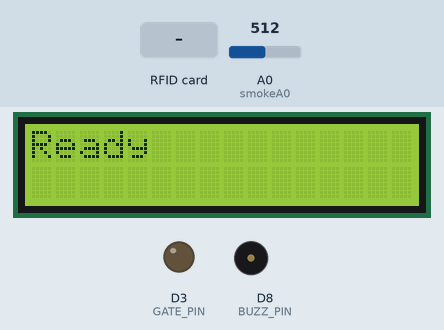
A sketch run on a simulated ESP8266 (NodeMCU). On the bench: 16×2 character LCD, output pins drawn as LEDs (lit = HIGH), buzzer (waves = sounding). The inputs (shaded band) are chosen by the test bench; at power-on: A0 (smokeA0) = 512. WiFi joins after 1.5 s; servers stay silent unless stated; the Firebase database answers and starts empty; pins used as bus, display or sensor lines are not drawn; what the sketch prints to the serial monitor is not drawn.

Above: at 2.8 s.
2.9 s: RFID card 98 20 76 93 86 held to the reader
At 3.12 s:
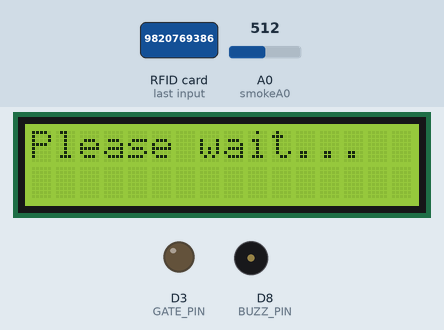
At 3.5 s:
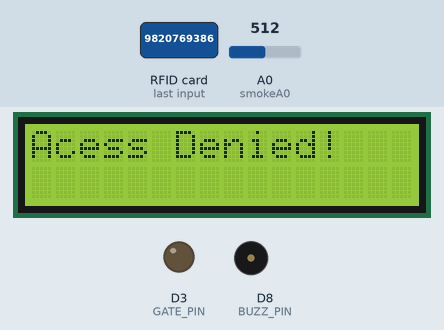
Timing chart, 0 to 10.4 s (numbered marks = the images above; inputs shaded):
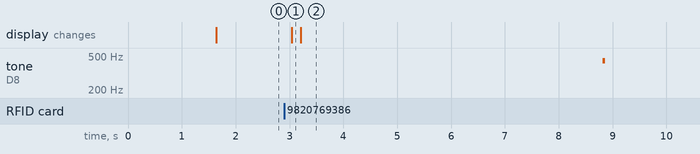

The sketch:

final_showdown.ino
```cpp
#include <LiquidCrystal_I2C.h>
#include <SPI.h>
#include <MFRC522.h>
#include <ESP8266WiFi.h>
#include <WiFiClientSecure.h>
#include <LiquidCrystal_I2C.h>
#include <FirebaseArduino.h>
// Set these to run example.
#define FIREBASE_HOST "esptest-b8db8-default-rtdb.europe-west1.firebasedatabase.app"
#define FIREBASE_AUTH "bvvGw3P5Aq3bzD88H9UBsL9XYpKHVDdfdmI61ThU"
//#define FIREBASE_HOST "esptest-f9688-default-rtdb.europe-west1.firebasedatabase.app"
//#define FIREBASE_AUTH "5kOvV5fQbko6jDD2MZEjL7Y5NsfrbNtddjjJofIK"

//LCD
LiquidCrystal_I2C lcd(0x3F, 16, 2);

//RFID
#define SS_PIN D4
#define RST_PIN D0    // Configurable, see typical pin layout above
MFRC522 mfrc522(SS_PIN, RST_PIN);  // Create MFRC522 instance

//smoke sensor MQ2
int smokeA0 = A0;
int sensorThres = 100;

//buzzer
#define BUZZ_PIN D8

//led
#define GATE_PIN D3

//***********Things to change*******************
const char* ssid = "PatelsWifi4G";
const char* password = "9820769386";
//const char* ssid = "Monisha Uberoi";
//const char* password = "passsword";

//***********Things to change*******************
uint64_t openGateMillis = 0;
WiFiClientSecure client;

void setup() {
  pinMode(GATE_PIN, OUTPUT);
  pinMode(BUZZ_PIN, OUTPUT);
  pinMode(smokeA0, INPUT);
  digitalWrite(GATE_PIN, LOW);
  digitalWrite(BUZZ_PIN, LOW);
  Serial.begin(115200);
  Firebase.begin(FIREBASE_HOST, FIREBASE_AUTH);
  lcd.begin(); // Init with pin default ESP8266 or ARDUINO
  lcd.backlight();
  LcdClearAndPrint("Loading");
  WiFi.mode(WIFI_STA);
  WiFi.begin(ssid, password);
  Serial.println("Started");
  Serial.print("Connecting");
  while (WiFi.status() != WL_CONNECTED) {
    delay(500);
    Serial.print(".");
  }
  Serial.print("Connected: ");
  Serial.println(WiFi.localIP());
  // Initialize serial communications with the PC
  while (!Serial);    // Do nothing if no serial port is opened (added for Arduinos based on ATMEGA32U4)
  SPI.begin();      // Init SPI bus
  mfrc522.PCD_Init();   // Init MFRC522
  delay(4);       // Optional delay. Some board do need more time after init to be ready, see Readme
  mfrc522.PCD_DumpVersionToSerial();  // Show details of PCD - MFRC522 Card Reader details
  Serial.println(F("Ready to scan RFID card"));
  LcdClearAndPrint("Ready");
}

int n = 0;
byte readCard[4];
bool flag = 0;
void LcdClearAndPrint(String text) {
  lcd.clear();
  lcd.setCursor(0, 0);
  lcd.print(text);
}

void RFIDProcessing(){
  //card detection
  Serial.println(F("Scanned PICC's UID:"));
  String uid = "";
  for (uint8_t i = 0; i < 4; i++) {  //
    readCard[i] = mfrc522.uid.uidByte[i];
    Serial.print(readCard[i], HEX);
    uid += String(readCard[i], HEX);
  }
  Serial.println("");  Beep();
  LcdClearAndPrint("Please wait...");

  //verifying and pushing to firebase
  int no = Firebase.getInt("NumberOfUsers");
  for (int i = 1; i <= no; i++) {
    String data = "/Rfid User" + String(i);
    String userId = Firebase.getString(data + "/tag");
    if ((uid).equalsIgnoreCase(userId) ) {
      String name = Firebase.pushString("RFID Readings", uid);
      LcdClearAndPrint(Firebase.getString(data + "/Name"));
      flag = 1;
      Serial.print("pushed: /RFID Readings/");
      Serial.println(uid);
      Beep(); delay(500); Beep();
      break;
    }
  }
  if (flag == 0) {
    LcdClearAndPrint("Acess Denied!");
    Siren();
  }
  flag = 0;
  delay(100);
  mfrc522.PICC_HaltA();
  // handle error
  if (Firebase.failed()) {
    Serial.println(Firebase.error());
    Serial.print("setting /number failed:");
    return;
  }
  delay(5000);
}

void MQ2Processing(){
  int analogSensor = analogRead(smokeA0);
  Serial.println(analogSensor);
  if (analogSensor > sensorThres){
    Serial.print("Smoke detected with concentration of :");
    Serial.print(analogSensor);
    Serial.println("ppm");
    String name = Firebase.pushFloat("MQ2SensorValue", analogSensor);
  }
  // handle error
  if (Firebase.failed()) {
    Serial.println(Firebase.error());
    Serial.print("setting /number failed:");
    return;
  }
  Serial.print("pushed: /MQ2SensorValue/");
  Serial.println(analogSensor);
  delay(500);
}
void loop() {
   MQ2Processing();
  if (openGateMillis > 0 && openGateMillis < millis())
    CloseGate();
  if (!mfrc522.PICC_IsNewCardPresent())
    return;
  // Select one of the cards Reset the loop if no new card present on the sensor/reader. This saves the entire process when idle.
  if (!mfrc522.PICC_ReadCardSerial())
    return;
  //card detection
  RFIDProcessing();

}

void Siren() {
  for (int hz = 440; hz < 1000; hz++) {
    tone(BUZZ_PIN, hz, 50);
    delay(5);
  }

  for (int hz = 1000; hz > 440; hz--) {
    tone(BUZZ_PIN, hz, 50);
    delay(5);
  }
  digitalWrite(BUZZ_PIN, LOW);
}
void Beep() {
  for (int i = 0; i < 1000; i++)
  {
    analogWrite(BUZZ_PIN, i);
    delayMicroseconds(50);
  }
  digitalWrite(BUZZ_PIN, LOW);
}
void Beep2() {
  tone(BUZZ_PIN, 1000, 30);
  delay(300);
  digitalWrite(BUZZ_PIN, LOW);
}
void OpenGate() {
  openGateMillis = millis() + 5000;
  digitalWrite(GATE_PIN, HIGH);
  Beep();
  delay(100);
  Beep();
}
void CloseGate() {
  openGateMillis = 0;
  digitalWrite(GATE_PIN, LOW);
  Beep2();
  LcdClearAndPrint("Ready");
}
```

Measured:
- after the input at 2.9 s, tone on D8 (BUZZ_PIN): silent → 441 Hz after 5.9 s, → silent 0.05 s later; the display: changes after 0.14 s (image 1)
